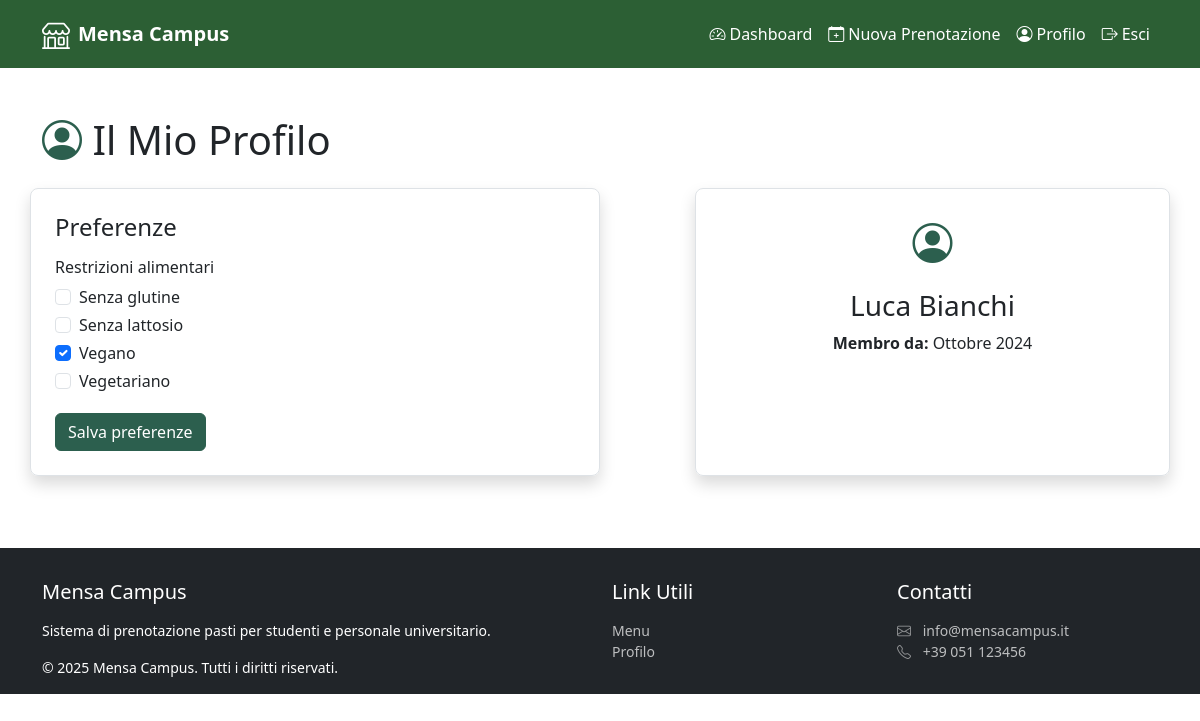
Screenshot of /user-profile.php (signed in) with the database file from the repository.
### tables this page shows
CREATE TABLE dietary_specifications (
    dietary_spec_id INT NOT NULL AUTO_INCREMENT,
    dietary_spec_name VARCHAR(50) NOT NULL,
    PRIMARY KEY (dietary_spec_id)
);

CREATE TABLE users (
    user_id INT NOT NULL AUTO_INCREMENT,
    email VARCHAR(255) NOT NULL,
    password VARCHAR(255) NOT NULL,
    first_name VARCHAR(50) NOT NULL,
    last_name VARCHAR(50) NOT NULL,
    admin BOOLEAN NOT NULL DEFAULT FALSE,
    registration_date DATETIME NOT NULL DEFAULT CURRENT_TIMESTAMP,
    PRIMARY KEY (user_id),
    UNIQUE KEY uk_users_email (email)
);

### user-profile.php (called while the page is built, shortened)
<?php
require_once 'bootstrap.php';
$templateParams["titolo"] = "Mensa Campus - Profilo Utente";
$templateParams["user_id"] = $_SESSION["user_id"];
$templateParams["nav_items"] = array(
    getNewNavItem("Dashboard", "user-dashboard.php", "bi bi-speedometer2"),
    getNewNavItem("Nuova Prenotazione", "user-bookings.php", "bi bi-calendar-plus me-1"),
    getNewNavItem("Profilo", "user-profile.php", "bi bi-person-circle"),
    getNewNavItem("Esci", "logout.php", "bi bi-box-arrow-right me-1")
);
$templateParams["link_utili"][] = array(
    "name" => "Menu",
    "link" => "menu.php",
);
$templateParams["link_utili"][] = array(
    "name" => "Profilo",
    "link" => "user-profile.php",
);
$templateParams["content"] = "template/content-user-profile.php";
$templateParams["dietary_specs"] = $dbh->getDietarySpecifications();
$templateParams["user_selected_spec_ids"] = $dbh->getUserDietarySpecIds($templateParams["user_id"]);
$templateParams["user"] = $dbh->getUserById($templateParams["user_id"]);
require 'template/base-user.php';
?>

### utils/functions.php (called while the page is built, shortened)
<?php
    function getNewNavItem($name, $link, $iconClass) {
        return array(
            "name" => $name,
            "link" => $link,
            "iconClass" => $iconClass
        );
    }
?>

### db/database.php (called while the page is built, shortened)
<?php
class DatabaseHelper {
    private $db;
    public function __construct($servername, $username, $password, $dbname, $port) {
        $this->db = new mysqli($servername, $username, $password, $dbname, $port);
        $this->db->set_charset('utf8mb4');
    }
    public function getDietarySpecifications() {
        $sql = "SELECT dietary_spec_id, dietary_spec_name FROM dietary_specifications ORDER BY dietary_spec_name";
        $result = $this->db->query($sql);
        $specs = [];
        if ($result) {
            while ($row = $result->fetch_assoc()) {
                $specs[] = $row;
            }
        }
        return $specs;
    }
    public function getUserDietarySpecIds($userId) {
        $sql = "SELECT dietary_spec_id FROM user_specifications WHERE user_id = ?";
        $stmt = $this->db->prepare($sql);
        $stmt->bind_param("i", $userId);
        $stmt->execute();
        $res = $stmt->get_result();
        $ids = [];
        while ($row = $res->fetch_assoc()) {
            $ids[] = (int)$row['dietary_spec_id'];
        }
        return $ids;
    }
    public function getUserById($userId) {
        $sql = "SELECT * FROM users WHERE user_id = ?";
        $stmt = $this->db->prepare($sql);
        $stmt->bind_param("i", $userId);
        $stmt->execute();
        $res = $stmt->get_result();
        $user = $res->fetch_array(MYSQLI_ASSOC);;
        return $user;
    }
}
?>

### bootstrap.php (called while the page is built, shortened)
<?php
require_once("db/database.php");
require_once("utils/functions.php");
$dbh = new DatabaseHelper("localhost", "root", "", "cafeteria", 3306);
?>

### template/content-user-profile.php (the view, shortened to what this page needs)
<main class="container my-5">
    <h1 class="mb-4"><i class="bi bi-person-circle"></i> Il Mio Profilo</h1>
    <div class="row">
        <?php
            $selectedIds = $templateParams["user_selected_spec_ids"] ?? [];
        ?>
        <section class="col-md-6 order-2 order-md-1 border rounded-3 shadow p-4 mb-4"
                aria-labelledby="prefs-title">
        <h2 id="prefs-title" class="h4 mb-3">Preferenze</h2>
        <form action="user-profile.php" method="POST" class="mt-3" novalidate>
            <fieldset class="mb-3">
                <legend class="h6 mb-2">Restrizioni alimentari</legend>
                <?php foreach ($templateParams["dietary_specs"] as $spec): ?>
                    <?php
                    $id = (int)$spec["dietary_spec_id"];
                    $name = $spec["dietary_spec_name"];
                    $checked = in_array($id, $selectedIds, true) ? "checked" : "";
                    ?>
                    <div class="form-check mb-1">
                    <input
                        class="form-check-input"
                        type="checkbox"
                        id="diet_<?php echo $id; ?>"
                        name="preferenze[]"
                        value="<?php echo $id; ?>"
                        <?php echo $checked; ?>
                    >
                    <label class="form-check-label" for="diet_<?php echo $id; ?>">
                        <?php echo htmlspecialchars((string)$name, ENT_QUOTES, 'UTF-8'); ?>
                    </label>
                    </div>
                <?php endforeach; ?>
            </fieldset>
            <input type="submit" class="btn text-white" value="Salva preferenze" />
        </form>
        </section>
        <aside class="col-md-5 order-1 order-md-2 border rounded-3 shadow p-4 mb-4 offset-md-1"
                aria-labelledby="profilo-utente">
            <div class="text-center">
            <i class="bi bi-person-circle fs-1"></i>
            <h2 id="profilo-utente" class="h3 mt-3"><?php echo htmlspecialchars($templateParams["user"]["first_name"] . ' ' . $templateParams["user"]["last_name"], ENT_QUOTES, 'UTF-8'); ?></h2>
            <p>
                <b>Membro da:</b>
                <?php
                   $regDate = new DateTime($templateParams["user"]["registration_date"]);
                    $mesi = [
                        1 => 'Gennaio',
                        2 => 'Febbraio',
                        3 => 'Marzo',
                        4 => 'Aprile',
                        5 => 'Maggio',
                        6 => 'Giugno',
                        7 => 'Luglio',
                        8 => 'Agosto',
                        9 => 'Settembre',
                        10 => 'Ottobre',
                        11 => 'Novembre',
                        12 => 'Dicembre'
                    ];
                    $mese = $mesi[(int)$regDate->format('n')];
                    $anno = $regDate->format('Y');
                    echo htmlspecialchars("$mese $anno", ENT_QUOTES, 'UTF-8');
                ?>
            </p>
            </div>
        </aside>
    </div>
</main>

### css/user-style.css (style rules this page uses)
form input[type="submit"], form button[type="submit"], a.btn:first-child, aside a.btn:first-child, aside section a.btn:first-of-type, main .col-md-8 ul li .d-flex a.btn-outline-primary { background-color: #2C5F4E !important; border-color: #2C5F4E !important; }
main i.bi { color: #2C5F4E; }
body > main > form > fieldset > div > i, body > main > h1 > i, body > main > div > aside > div > i { color: #2C5F34; }

### rows the page displays
dietary_specifications: dietary_spec_name "Senza glutine"
dietary_specifications: dietary_spec_name "Senza lattosio"
dietary_specifications: dietary_spec_name "Vegano"
dietary_specifications: dietary_spec_name "Vegetariano"
users: first_name+last_name "Luca Bianchi", registration_date "Ottobre 2024"

### other values shown
$nav_item["name"] "Dashboard"
$nav_item["name"] "Nuova Prenotazione"
$nav_item["name"] "Profilo"
$nav_item["name"] "Esci"
$link["name"] "Menu"
$link["name"] "Profilo"
